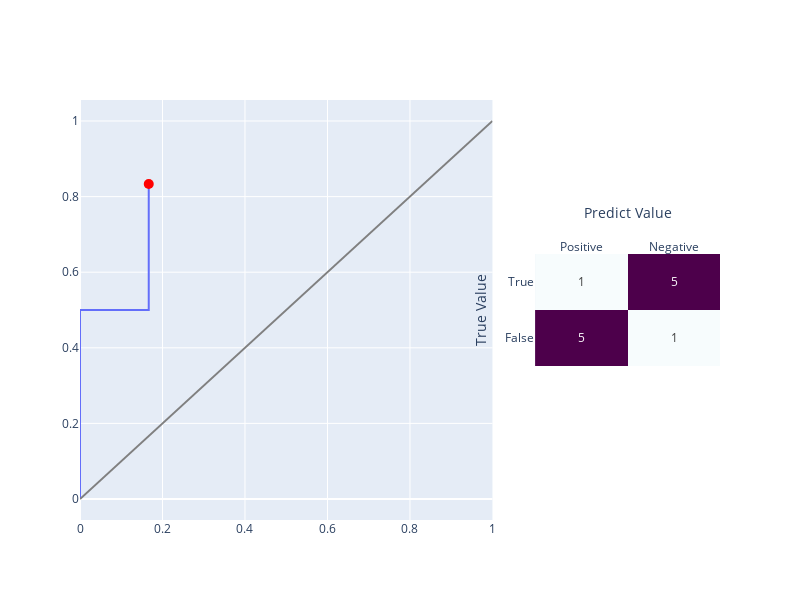

Here is the notebook cell this chart was saved with:
### Code cell
thr=4
# subplots
left_width = 0.7
# fig = make_subplots(rows=1, cols=2,column_widths=[left_width, 1 - left_width])
fig = make_subplots(rows=3, cols=3,specs=[[{"colspan": 2, 'rowspan' : 3},None, None],[None,None,{}],[None,None,None]])
# subplot 1번에 넣기
fig_2 = px.line(x=fpr[:thr+1],y=tpr[:thr+1])
fig.append_trace(fig_2.data[0],row=1,col=1)

# subplot 1번에 있는 plot과 합치기

# base classifier
fig.add_trace(
    go.Scatter(
        x=[0, 1],
        y=[0, 1],
        mode="lines",
        line=go.scatter.Line(color="gray"),
        showlegend=False),row=1,col=1)
# dot
fig.add_trace(
    go.Scatter(
        x=[fpr[thr]],
        y=[tpr[thr]],
        showlegend=False,
        marker=dict(color="red", size=10)),
        row=1,col=1)

# subplot 2번에 넣기
pred_log = (percent_of_criminal >= threshold[thr])
con_max = confusion_matrix(criminal,pred_log,labels=[1, 0])
fig_3 = px.imshow(con_max, text_auto=True ,color_continuous_scale='BuPu',x=['Positive','Negative'], y=['False','True'])
fig_3.update_traces(dict(showscale=False, 
                    coloraxis=None, 
                    colorscale='BuPu'), selector={'type':'heatmap'})
fig_3.update_xaxes(side='top')

fig_3.update_xaxes(side='top')
fig.add_trace(fig_3.data[0],row=2,col=3)

# plot update
fig.update_layout(width=800,height=600)
fig.update_xaxes(title_text="Predict Value",row=2,col=3,side='top')
fig.update_yaxes(title_text="True Value",row=2,col=3)

### Figure 1 — Plotly figure (JSON) as saved in the notebook; plotly's stock layout.template omitted (floating-point values rounded to 4 significant figures)
{"data": [{"hovertemplate": "x=%{x}<br>y=%{y}<extra></extra>", "legendgroup": "", "line": {"color": "#636efa", "dash": "solid"}, "marker": {"symbol": "circle"}, "mode": "lines", "name": "", "orientation": "v", "showlegend": false, "type": "scatter", "x": [0, 0, 0, 0.1667, 0.1667], "xaxis": "x", "y": [0, 0.1667, 0.5, 0.5, 0.8333], "yaxis": "y"}, {"line": {"color": "gray"}, "mode": "lines", "showlegend": false, "type": "scatter", "x": [0, 1], "xaxis": "x", "y": [0, 1], "yaxis": "y"}, {"marker": {"color": "red", "size": 10}, "showlegend": false, "type": "scatter", "x": [0.1667], "xaxis": "x", "y": [0.8333], "yaxis": "y"}, {"colorscale": [[0, "rgb(247,252,253)"], [0.125, "rgb(224,236,244)"], [0.25, "rgb(191,211,230)"], [0.375, "rgb(158,188,218)"], [0.5, "rgb(140,150,198)"], [0.625, "rgb(140,107,177)"], [0.75, "rgb(136,65,157)"], [0.875, "rgb(129,15,124)"], [1, "rgb(77,0,75)"]], "hovertemplate": "x: %{x}<br>y: %{y}<br>color: %{z}<extra></extra>", "name": "0", "showscale": false, "texttemplate": "%{z}", "type": "heatmap", "x": ["Positive", "Negative"], "xaxis": "x2", "y": ["False", "True"], "yaxis": "y2", "z": [[5, 1], [1, 5]]}], "layout": {"height": 600, "width": 800, "xaxis": {"anchor": "y", "domain": [0, 0.6444]}, "xaxis2": {"anchor": "y2", "domain": [0.7111, 1], "side": "top", "title": {"text": "Predict Value"}}, "yaxis": {"anchor": "x", "domain": [0, 1]}, "yaxis2": {"anchor": "x2", "domain": [0.3667, 0.6333], "title": {"text": "True Value"}}}}
